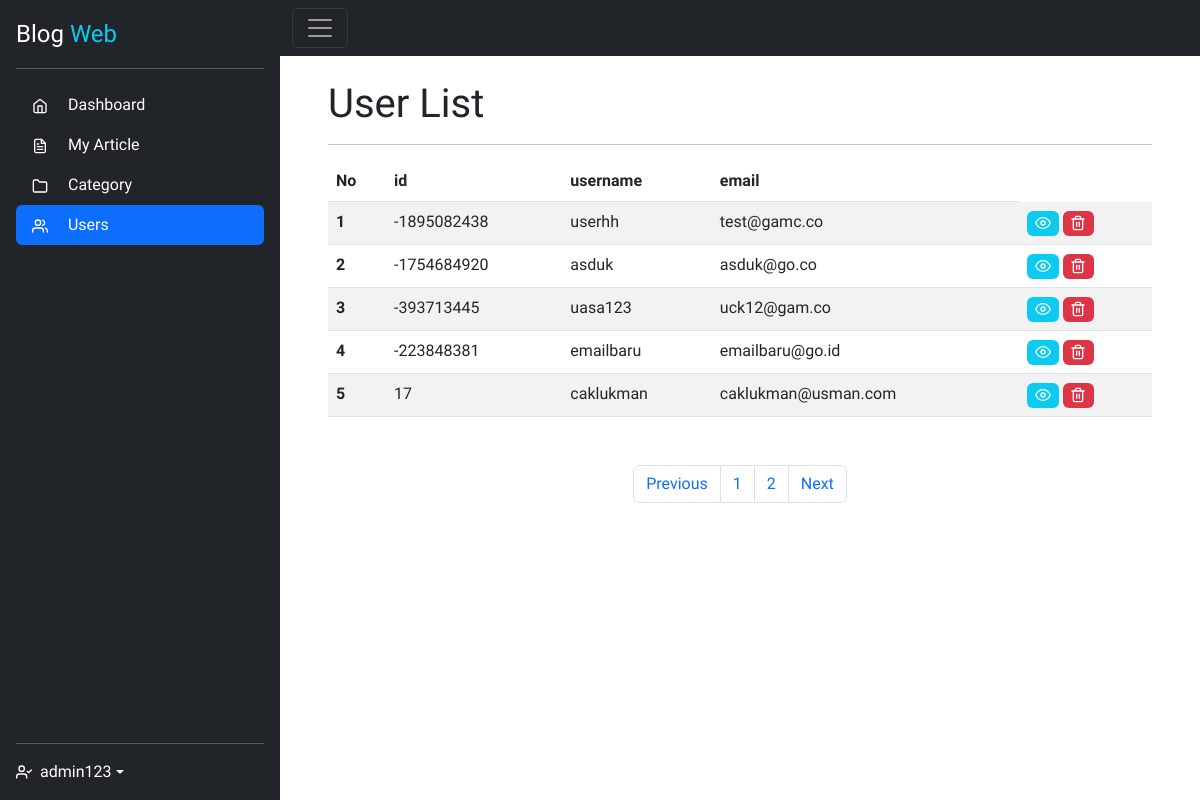
/dashboard/users/list.php (signed in), run on the app's committed database.
### tables this page shows
CREATE TABLE `user` (
  `id` int(13) NOT NULL,
  `username` varchar(255) NOT NULL,
  `email` varchar(255) NOT NULL,
  `password` varchar(255) NOT NULL,
  `isAdmin` tinyint(1) DEFAULT 0,
  PRIMARY KEY (`id`),
  UNIQUE KEY `username` (`username`),
  UNIQUE KEY `email` (`email`)
);

### dashboard/users/list.php (the view, shortened to what this page needs)
<?php
include '../templates/header.php';
if ($role == 1) {
?>
    <h1>User List</h1>
    <hr>
    <table class="table table-striped mb-5">
        <thead>
            <tr>
                <th scope="col">No</th>
                <th scope="col">id</th>
                <th scope="col">username</th>
                <th scope="col">email</th>
            </tr>
        </thead>
        <tbody>
            <?php
            $batas = 5;
            $halaman = isset($_GET['halaman']) ? (int)$_GET['halaman'] : 1;
            $halaman_awal = ($halaman > 1) ? ($halaman * $batas) - $batas : 0;
            $previous = $halaman - 1;
            $next = $halaman + 1;
            $sql = "SELECT id, username, email FROM user WHERE isAdmin ='0'";
            $data = mysqli_query($connect, $sql);
            $jumlah_data = mysqli_num_rows($data);
            $total_halaman = ceil($jumlah_data / $batas);
            $query = "$sql limit $halaman_awal, $batas";
            $users = mysqli_query($connect, $query);
            if (mysqli_num_rows($users) > 0) {
                $i = $halaman_awal + 1;
                foreach ($users as $user) {
            ?>
                    <tr>
                        <th scope="row"><?= $i ?></th>
                        <td><?= $user['id'] ?></td>
                        <td><?= $user['username'] ?></td>
                        <td><?= $user['email'] ?></td>
                        <td>
                            <a href="viewArticle.php?u_id=<?= $user['id'] ?>&username=<?= $user['username'] ?>" class="badge bg-info">
                                <i data-feather="eye"></i>
                            </a>
                            <a href="deleteUser.php?u_id=<?= $user['id'] ?>" class="badge bg-danger">
                                <i data-feather="trash-2"></i>
                            </a>
                        </td>
                    </tr>
            <?php
                    $i++;
                }
            }
            ?>
        </tbody>
    </table>
    <nav>
        <ul class="pagination justify-content-center">
            <li class="page-item">
                <a class="page-link" <?php if ($halaman > 1) {
                                            echo "href='?halaman=$previous'";
                                        } ?>>Previous</a>
            </li>
            <?php
            for ($x = 1; $x <= $total_halaman; $x++) {
            ?>
                <li class="page-item"><a class="page-link" href="?halaman=<?= $x ?>"><?= $x; ?></a></li>
            <?php
            }
            ?>
            <li class="page-item">
                <a class="page-link" <?php if ($halaman < $total_halaman) {
                                            echo "href='?halaman=$next'";
                                        } ?>>Next</a>
            </li>
        </ul>
    </nav>
    </article>
    </main>
    </div>
<?php
} else {
?>
    <h3>Oopss.. Looks like something went wrong</h3>
    <br>Click here to <a href='../index.php'>Go Back</a>
    </main>
<?php
}
include '../templates/footer.php'; ?>

### css/style.css (style rules this page uses)
* { font-family: 'Quicksand', sans-serif; }
.feather { width: 16px; height: 16px; }

### data on the page
user: id "-1895082438", username "userhh", email "test@gamc.co"
user: id "-1754684920", username "asduk", email "asduk@go.co"
user: id "-393713445", username "uasa123", email "uck12@gam.co"
user: id "-223848381", username "emailbaru", email "emailbaru@go.id"
user: id "17", username "caklukman", email "caklukman@usman.com"

### other printed values
$username "admin123"
